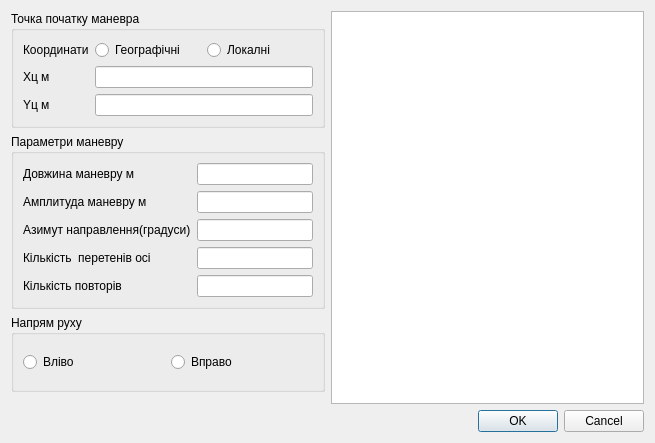
<?xml version="1.0" encoding="UTF-8"?>
<ui version="4.0">
 <class>Snake_Dialog</class>
 <widget class="QDialog" name="Snake_Dialog">
  <property name="geometry">
   <rect>
    <x>0</x>
    <y>0</y>
    <width>655</width>
    <height>443</height>
   </rect>
  </property>
  <property name="windowTitle">
   <string>Маневр &quot;Змійка&quot;</string>
  </property>
  <layout class="QHBoxLayout" name="horizontalLayout_2">
   <item>
    <layout class="QHBoxLayout" name="horizontalLayout" stretch="1,1">
     <item>
      <layout class="QVBoxLayout" name="verticalLayout" stretch="1,2,1,0">
       <item>
        <widget class="QGroupBox" name="groupBox">
         <property name="title">
          <string>Точка початку маневра</string>
         </property>
         <layout class="QGridLayout" name="gridLayout">
          <item row="1" column="0">
           <widget class="QLabel" name="x_edit">
            <property name="text">
             <string>Хц м</string>
            </property>
           </widget>
          </item>
          <item row="1" column="1">
           <widget class="QLineEdit" name="center_x_edit"/>
          </item>
          <item row="2" column="0">
           <widget class="QLabel" name="y_edit">
            <property name="text">
             <string>Yц м</string>
            </property>
           </widget>
          </item>
          <item row="2" column="1">
           <widget class="QLineEdit" name="center_y_edit"/>
          </item>
          <item row="0" column="0">
           <widget class="QLabel" name="label_8">
            <property name="text">
             <string>Координати</string>
            </property>
           </widget>
          </item>
          <item row="0" column="1">
           <layout class="QHBoxLayout" name="horizontalLayout_4">
            <item>
             <widget class="QRadioButton" name="geo_coord_radioB">
              <property name="text">
               <string>Географічні</string>
              </property>
             </widget>
            </item>
            <item>
             <widget class="QRadioButton" name="local_coord_radioB">
              <property name="text">
               <string>Локалні</string>
              </property>
             </widget>
            </item>
           </layout>
          </item>
         </layout>
        </widget>
       </item>
       <item>
        <widget class="QGroupBox" name="groupBox_2">
         <property name="title">
          <string>Параметри маневру</string>
         </property>
         <layout class="QGridLayout" name="gridLayout_2">
          <item row="0" column="0">
           <widget class="QLabel" name="label_3">
            <property name="text">
             <string>Довжина маневру м</string>
            </property>
           </widget>
          </item>
          <item row="0" column="1">
           <widget class="QLineEdit" name="Height_D_edit"/>
          </item>
          <item row="1" column="0">
           <widget class="QLabel" name="label_4">
            <property name="text">
             <string>Амплитуда маневру м</string>
            </property>
           </widget>
          </item>
          <item row="1" column="1">
           <widget class="QLineEdit" name="Aplitude_edit"/>
          </item>
          <item row="2" column="0">
           <widget class="QLabel" name="label_5">
            <property name="text">
             <string>Азимут направлення(градуси)</string>
            </property>
           </widget>
          </item>
          <item row="2" column="1">
           <widget class="QLineEdit" name="Angle_edit"/>
          </item>
          <item row="3" column="0">
           <widget class="QLabel" name="label_6">
            <property name="text">
             <string>Кількість  перетенів осі</string>
            </property>
           </widget>
          </item>
          <item row="3" column="1">
           <widget class="QLineEdit" name="cros_number_edit"/>
          </item>
          <item row="4" column="0">
           <widget class="QLabel" name="label_7">
            <property name="text">
             <string>Кількість повторів</string>
            </property>
           </widget>
          </item>
          <item row="4" column="1">
           <widget class="QLineEdit" name="repeat_number_edit"/>
          </item>
         </layout>
        </widget>
       </item>
       <item>
        <widget class="QGroupBox" name="groupBox_3">
         <property name="title">
          <string>Напрям руху</string>
         </property>
         <layout class="QHBoxLayout" name="horizontalLayout_3">
          <item>
           <widget class="QRadioButton" name="forward_QR">
            <property name="text">
             <string>Вліво</string>
            </property>
           </widget>
          </item>
          <item>
           <widget class="QRadioButton" name="becward_QR">
            <property name="text">
             <string>Вправо</string>
            </property>
           </widget>
          </item>
         </layout>
        </widget>
       </item>
       <item>
        <spacer name="verticalSpacer">
         <property name="orientation">
          <enum>Qt::Vertical</enum>
         </property>
         <property name="sizeHint" stdset="0">
          <size>
           <width>20</width>
           <height>40</height>
          </size>
         </property>
        </spacer>
       </item>
      </layout>
     </item>
     <item>
      <layout class="QVBoxLayout" name="verticalLayout_2">
       <item>
        <widget class="QGraphicsView" name="graphicsView">
         <property name="verticalScrollBarPolicy">
          <enum>Qt::ScrollBarAlwaysOff</enum>
         </property>
         <property name="horizontalScrollBarPolicy">
          <enum>Qt::ScrollBarAlwaysOff</enum>
         </property>
         <property name="alignment">
          <set>Qt::AlignLeading|Qt::AlignLeft|Qt::AlignTop</set>
         </property>
        </widget>
       </item>
       <item>
        <widget class="QDialogButtonBox" name="buttonBox">
         <property name="orientation">
          <enum>Qt::Horizontal</enum>
         </property>
         <property name="standardButtons">
          <set>QDialogButtonBox::Cancel|QDialogButtonBox::Ok</set>
         </property>
        </widget>
       </item>
      </layout>
     </item>
    </layout>
   </item>
  </layout>
 </widget>
 <resources/>
 <connections>
  <connection>
   <sender>buttonBox</sender>
   <signal>accepted()</signal>
   <receiver>Snake_Dialog</receiver>
   <slot>accept()</slot>
   <hints>
    <hint type="sourcelabel">
     <x>248</x>
     <y>254</y>
    </hint>
    <hint type="destinationlabel">
     <x>157</x>
     <y>274</y>
    </hint>
   </hints>
  </connection>
  <connection>
   <sender>buttonBox</sender>
   <signal>rejected()</signal>
   <receiver>Snake_Dialog</receiver>
   <slot>reject()</slot>
   <hints>
    <hint type="sourcelabel">
     <x>316</x>
     <y>260</y>
    </hint>
    <hint type="destinationlabel">
     <x>286</x>
     <y>274</y>
    </hint>
   </hints>
  </connection>
 </connections>
</ui>
